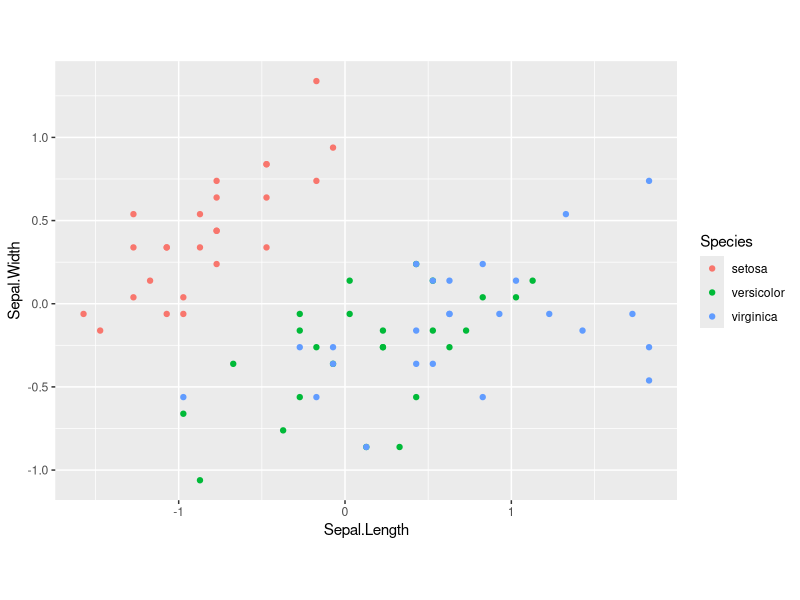
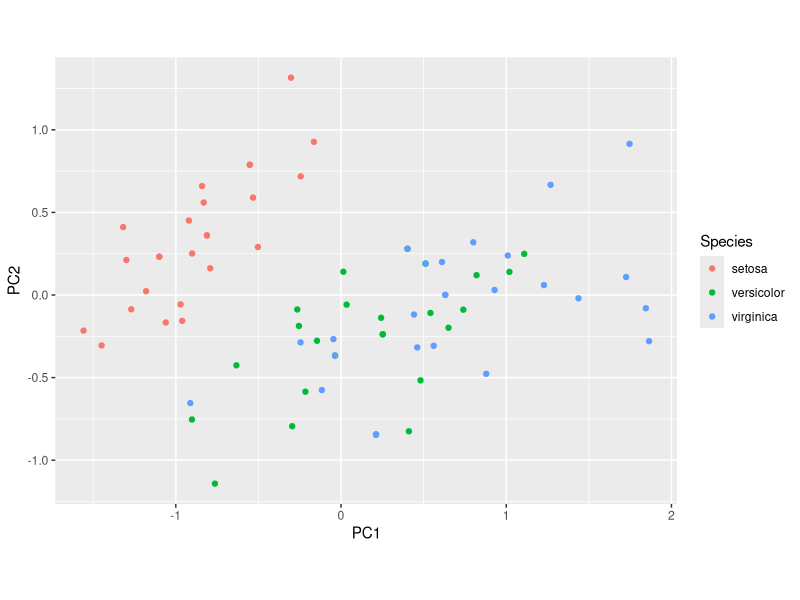
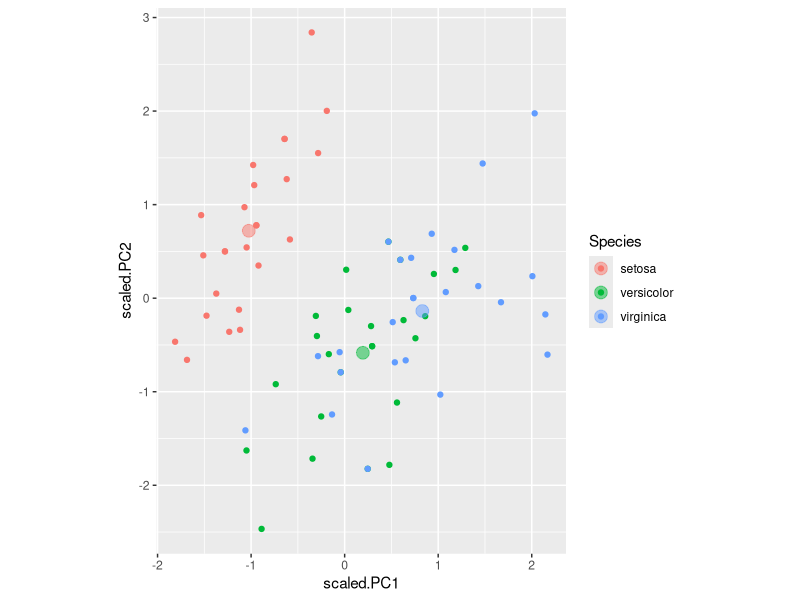
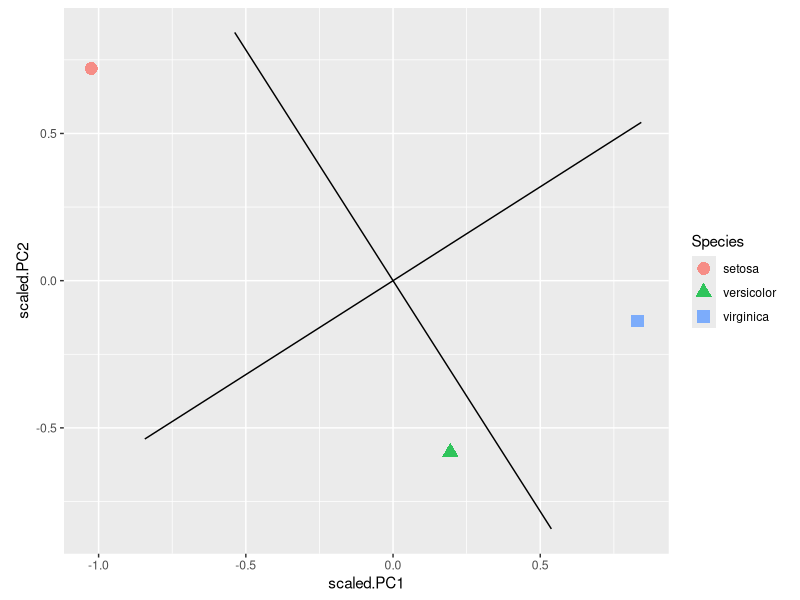
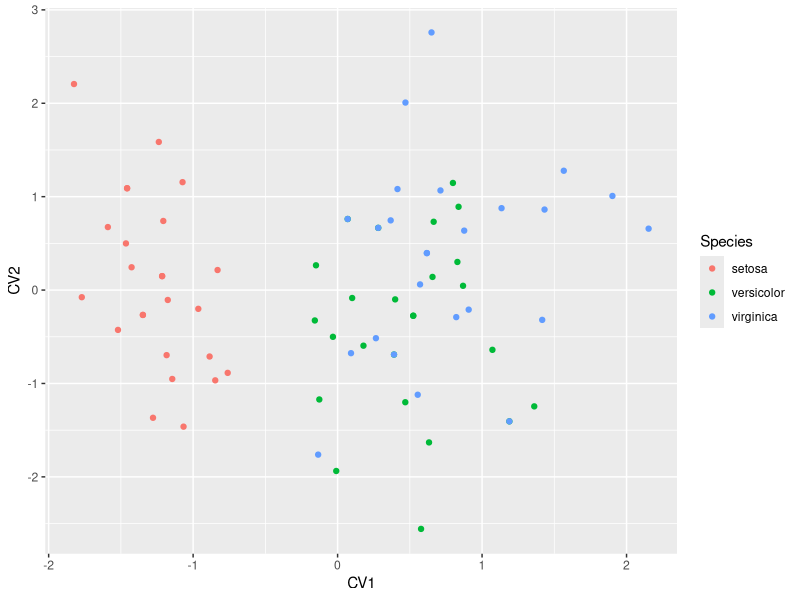
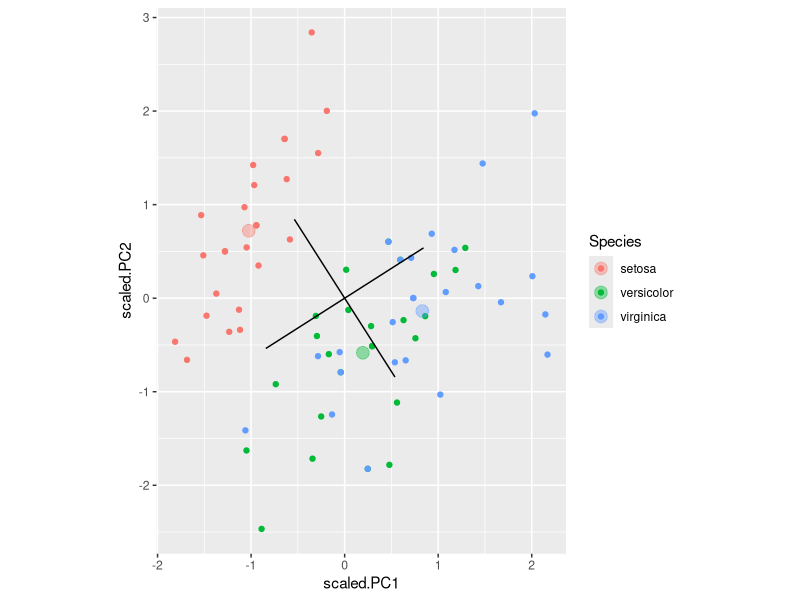
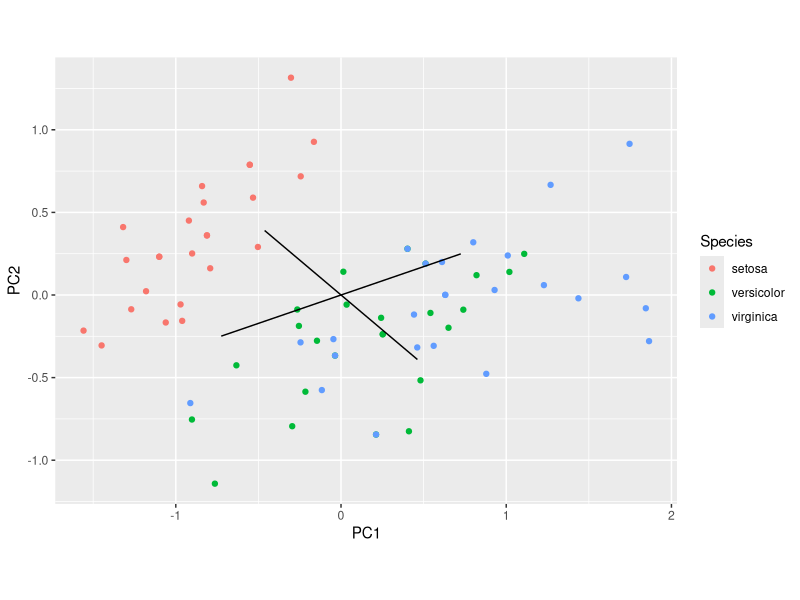

Here is the R script that generated these plots, in order: (Note: this script raises an error after producing the figures.)
## ---- chunk 1
library(MASS)
library(tidyverse)
library(magrittr)
## ---- chunk 2
# Take Sepal data for first 25 specimens of each species
reduced.iris <-
  iris %>%
  select(-starts_with("Petal")) %>%  # drop petal variables
  group_by(Species) %>%
  do(head(., 25)) %>%
  ungroup

species <- reduced.iris$Species
data <- reduced.iris %>% select(-Species) %>% as.matrix

# center data
data <- scale(data, center=TRUE, scale=FALSE)
## ---- chunk 3
variate.plot <-
  data %>% as.data.frame %>% mutate(Species = species) %>%
  ggplot() +
  geom_point(aes(x = Sepal.Length, y = Sepal.Width, color=Species)) +
  coord_fixed()

variate.plot
## ---- chunk 4
first.PCA <- prcomp(data)

first.PCA.plot <- 
  first.PCA$x %>% as.data.frame %>% mutate(Species = species) %>%
  ggplot() +
  geom_point(aes(x = PC1, y = PC2, color=Species)) +
  coord_fixed()

first.PCA.plot
## ---- chunk 5

scaled.scores <- first.PCA$x %*% diag(1/first.PCA$sdev)
colnames(scaled.scores) <- c("scaled.PC1", "scaled.PC2")

first.PCA.scaled.scores <- 
  scaled.scores %>% as.data.frame %>%
  mutate(Species = species)

first.PCA.group.means <-
  first.PCA.scaled.scores %>%
  group_by(Species) %>%
  summarize_all(mean)

scaled.PCA.plot <-
  ggplot() +
  geom_point(aes(x=scaled.PC1, y = scaled.PC2, color=Species),
             data = first.PCA.scaled.scores) + 
  geom_point(aes(x=scaled.PC1, y = scaled.PC2, color=Species),
             data = first.PCA.group.means, size=4, alpha=0.5) +
  coord_fixed()

scaled.PCA.plot  
## ---- chunk 6
second.PCA <- prcomp(first.PCA.group.means %>% select(-Species))

pts <- matrix(c(1,0,-1,0,0,1,0,-1),byrow = TRUE, nrow=4)
second.PCA.axes <- as.data.frame(pts %*% second.PCA$rotation)


ggplot(first.PCA.group.means, aes(x=scaled.PC1, y=scaled.PC2)) +
  geom_point(aes(shape=Species, color=Species), size=4, alpha=0.8) + 
  geom_segment(aes(x=0,y=0,xend=PC1, yend=PC2),data=second.PCA.axes, inherit.aes = FALSE) +
  coord_fixed()
## ---- chunk 7

CVA.scores <- scaled.scores %*% second.PCA$rotation
colnames(CVA.scores) <- c("CV1", "CV2")


CVA.scores %>% as.data.frame %>% mutate(Species = species) %>%
  ggplot() + 
  geom_point(aes(x=CV1, y = CV2, color=Species))

## ---- chunk 8
ggplot() + 
  geom_point(aes(x=scaled.PC1, y=scaled.PC2, color=Species),
             data=first.PCA.scaled.scores) +
  geom_point(aes(x=scaled.PC1, y=scaled.PC2, color=Species), 
             data=first.PCA.group.means, size=4, alpha=0.4) +
  geom_segment(aes(x=0,y=0,xend=PC1, yend=PC2),data=second.PCA.axes,inherit.aes = FALSE) +
  coord_fixed()
## ---- chunk 9
unscaled.CVA.axes <- 
  as.matrix(second.PCA.axes) %*% diag(first.PCA$sdev) 


unscaled.CVA.df <-
  unscaled.CVA.axes %>%
  as.data.frame

names(unscaled.CVA.df) <- c("CV1", "CV2")


first.PCA.plot+ 
  geom_segment(aes(x=0,y=0,xend=CV1, yend=CV2),data=unscaled.CVA.df,inherit.aes = FALSE)
## ---- chunk 10
CVA.in.variate.axes <- unscaled.CVA.axes %*% solve(pca.I$rotation)

CVA.in.variate.df <-
  CVA.in.variate.axes %>%
  as.data.frame

names(CVA.in.variate.df) <- c("CV1", "CV2")

variate.plot + 
  geom_segment(aes(x=0,y=0,xend=CV1, yend=CV2),
               data=CVA.in.variate.df,
               inherit.aes = FALSE) +
  coord_fixed()


